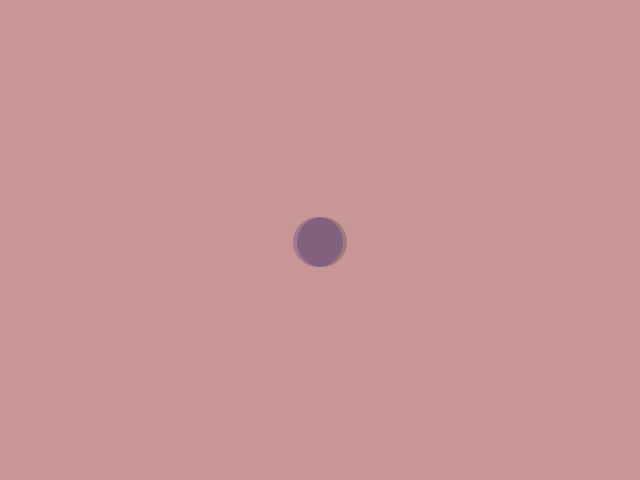
Frame 1 (no input)
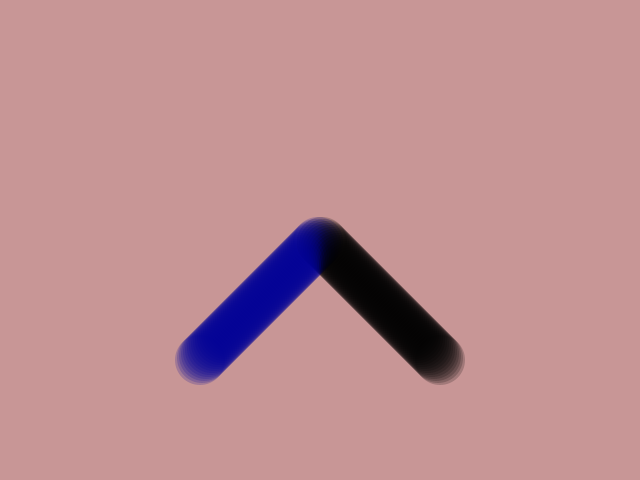
Frame 60 (the mouse pressed at the canvas centre just before this capture)
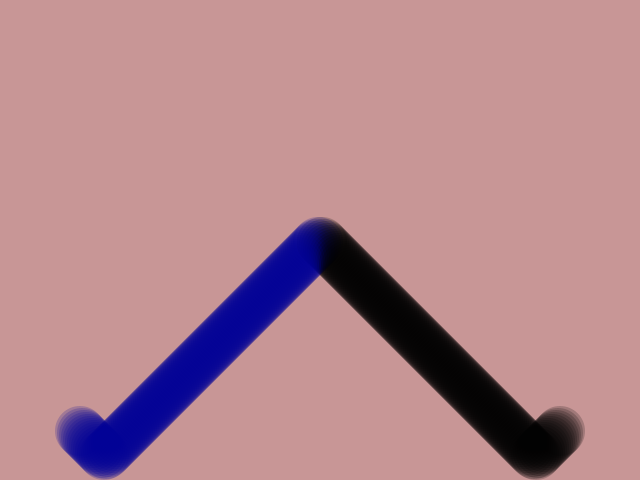
Frame 120 (the mouse held since frame 60 and released just before this capture)

The Processing sketch that drew these frames (run headless with seeded random() and noise(); from frame 60 on, the mouse is pressed at the canvas centre):

// Processing sketch: exercise03
// ── exercise03.pde
//------------------------------------------------------------------------------------//
// CART253
// Exercise 03    : Objects
// Professor      : Pippin Barr
// Student        : Ariana Hipsagh
// Student Number : 22689812
// Repository     : https://github.com/ahipsagh/cart253
// email          : ani.ariane.hipsagh@gmail.com
//
//------------------------------------------------------------------------------------//
// Environment
// background color and create 2 bouncers
//------------------------------------------------------------------------------------//
//
color backgroundColor = color(200, 150, 150);
Bouncer bouncer;
Bouncer bouncer2;

//------------------------------------------------------------------------------------//
// M A I N
// this is the main program that invokes the Bouncer Class by passing attributes
//------------------------------------------------------------------------------------//
//
void setup() {
  size(640, 480);
  background(backgroundColor);
  //------------------------------------------------------------------------------------//
  // invoke bouncer with attributes :
  //
  // x    = tempX      = x coordinate - horizonal location on screen
  // y    = tempY      = y coordinate - vertical location on screen
  // vx   = tempVX     = vx coordinate - horizonal velocity
  // vy   = tempVY     = vy coordinate - vertical velocity
  // size = tempSize   = 
  // color= tempDefaultColor=
  // hoverColor= tempHoverColor=
  //------------------------------------------------------------------------------------//  
  //
  //ah  bouncer = new Bouncer(width/2,height/2,2,2,50,color(150,0,0,50),color(255,0,0,50));
  //ah  bouncer2 = new Bouncer(width/2,height/2,-2,2,50,color(0,0,150,50),color(0,0,255,50));
  int tempX     = width/2;
  int tempY     = height/2;
  int tempVX    = 2;
  int tempVY    = 2;
  int tempSize  = 50;
  color tempDefaultColor = color(0,0,0,50);
  color tempHoverColor = color(255,0,0,50);
  
  bouncer = new Bouncer(tempX, tempY, tempVX, tempVY, tempSize, tempDefaultColor, tempHoverColor);
  bouncer2 = new Bouncer(width/2, height/2, -2, 2, 50, color(0, 0, 150, 50), color(0, 255, 0, 50));
}

void draw() {
  bouncer.update();
  bouncer2.update();
  bouncer.draw();
  bouncer2.draw();
}
//------------------------------------------------------------------------------------//
// P R O G R A M   E N D
//------------------------------------------------------------------------------------//
//--Exercise requirements by Pippin Barr -------------------------------------------------------------------------------//
//
// 0. DONE
// Take the exercise code below and put it into a new Processing sketch called exercise03 and place it in your exercises 
// folder in your local repository. (Note that there are two files this time, so you'll need to add a tab called Bouncer 
// and put the appropriate code in it too.)
//
// 1. DONE
// Commit this change with a message like "Started exercise 03"
//
// 2. DONE
// Go through the code and make sure you understand how it works (run it too of course!), then comment the code to prove
// that you understand what is happening. Make sure you comment at the top of every file to explain what it does, at the
// top of each function to explain what it does, and then above any lines that need explaining (explain if statements and
// loops, for example, or maths or anything slightly complex)
//
// 3.DONE
// Commit this change with a message like "Commented exercise code".
//
// 4.
// Change how the bouncer behaves when it hits a wall (maybe it could wrap around to the other side of the screen, maybe
// it could teleport to a random location, maybe it could move away at a different angle, ...)
//
// 5.
// Add comments to your change and also include a comment that says CHANGED so we can see where you've made changes
//
// 6.
// Commit this change in GitHub Desktop with a commit summary explaining how you changed the ball behaviour
//
// 7.
// Add a new method to the Bouncer class that checks if the mouse is clicked in it and then changes it somehow (maybe it
// could move faster or slower when clicked, maybe it could teleport somewhere else, maybe it could change size). Add any
// properties needed to make your new behaviour work. Make sure you add a mouseClicked() function to the main program and
//call the Bouncer's new method from there.
//
// 8.
// Add comments to explain your changes and include a comment that says CHANGED wherever you made your changes
//
// 9.
// Commit this change in GitHub Desktop with a commit summary explaining the new behaviour
//
// 10.
// Don't forget to push your repository to github.com either at the end or throughout
//
// 11.
// You're done!
//
// 12.
// Challenge: Can you make another class called something like RandomMover that has a shape that moves randomly around on
// the screen (not teleporting but choosing a random direction to move in)? Maybe you could have it move like the Bouncer
// but choose a new direction to move every few seconds?
//
//--END of requirements by Pippin Barr -------------------------------------------------------------------------------//
// ── Bouncer.pde
//------------------------------------------------------------------------------------//
// C L A S S   Bouncer
//------------------------------------------------------------------------------------//
//

class Bouncer {
//------------------------------------------------------------------------------------//
// D E C L A R E   V A R I A B L E S
//------------------------------------------------------------------------------------//
// 
 int x;
 int y;
 int vx;
 int vy;
 int size;
 color fillColor;
 color defaultColor;
 color hoverColor;
//------------------------------------------------------------------------------------//
// invoke bouncer with attributes :
//
// x    = tempX      = x coordinate - horizonal location on screen
// y    = tempY      = y coordinate - vertical location on screen
// vx   = tempVX     = vx coordinate - horizonal velocity
// vy   = tempVY     = vy coordinate - vertical velocity
// size = tempSize   = 
// color= tempDefaultColor=
// hoverColor= tempHoverColor=
//------------------------------------------------------------------------------------//
// 

 Bouncer(int tempX, int tempY, int tempVX, int tempVY, int tempSize, color tempDefaultColor, color tempHoverColor) {
   x = tempX;
   y = tempY;
   vx = tempVX;
   vy = tempVY;
   size = tempSize;
   defaultColor = tempDefaultColor;
   hoverColor = tempHoverColor;
   fillColor = defaultColor;
 }
//------------------------------------------------------------------------------------//
// M A I N 
//------------------------------------------------------------------------------------//
// 
 
 void update() {
   x += vx;
   y += vy;
   
   handleBounce();
   handleMouse();
 }
 //------------------------------------------------------------------------------------//
// handleBounce
//------------------------------------------------------------------------------------//
// 

 void handleBounce() {
//ah   if (x - size/2 < 0 || x + size/2 > width) {        // off the screen 
//ah    vx = -vx; 
//ah   }
   if (x - size/2 < 0)   {        // off LEFT of screen 
 println("LEFT");
    vx = -vx; 
   }
  
    if (x + size/2 > width)   {    // off RIGHT of screen 
 println("RIGHT");
    vx = -vx; 
   }
//ah   if (y - size/2 < 0 || y + size/2 > height) {       // off the screen
//ah     vy = -vy;
//ah   }
   if (y - size/2 < 0) {           // off the TOP of screen
 println("TOP");
 vy = -vy;
   }
  
    if (y + size/2 > height) {           // off the BOTTOM of screen
 println("BOTTOM");
 vy = -vy;
   }
   x = constrain(x,size/2,width-size/2);              // keep on screen
   y = constrain(y,size/2,height-size/2);             // keep on screen
 }
 //------------------------------------------------------------------------------------//
// HandleMouse
//------------------------------------------------------------------------------------//
// 

 void handleMouse() {
//ah   println("mouseX,mouseY,x,y " + mouseX + " " + mouseY + " " + x + " " + y);
   if (dist(mouseX,mouseY,x,y) < size/2) {
    fillColor = hoverColor; 
   }
   else {
     fillColor = defaultColor;
   }
 }
 //------------------------------------------------------------------------------------//
// Draw
//------------------------------------------------------------------------------------//
// 

 void draw() {
   noStroke();
   fill(fillColor);
   ellipse(x,y,size,size);
 }
}
